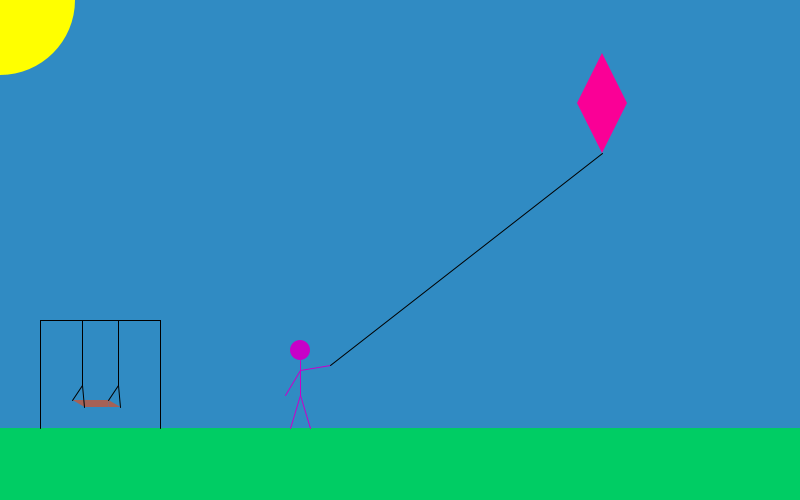
Frame 1 (no input)
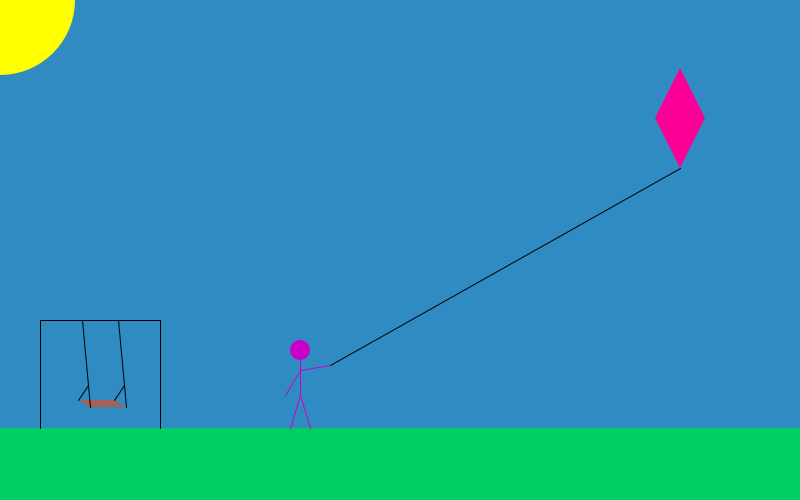
Frame 60 (the mouse pressed at the canvas centre just before this capture)
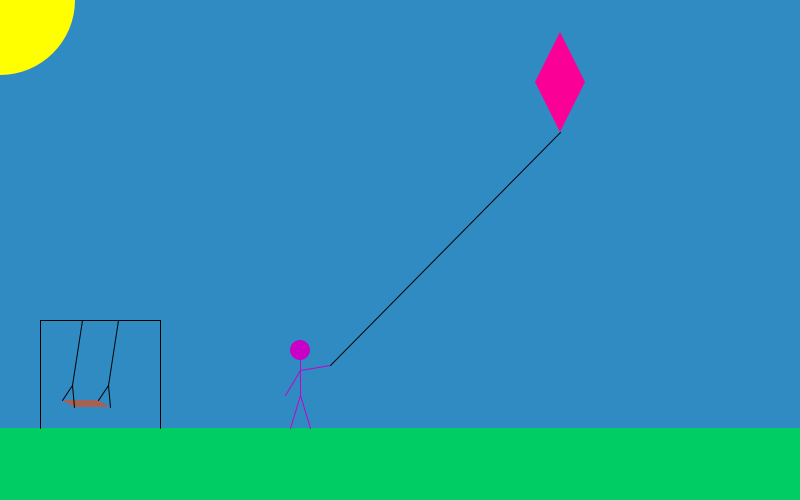
Frame 120 (the mouse held since frame 60 and released just before this capture)

The Processing sketch that drew these frames (run headless with seeded random() and noise(); from frame 60 on, the mouse is pressed at the canvas centre):

// Processing sketch: kiteanimation
// ── kiteanimation.pde

int xposa=600;
int ypos1a=50;
int ypos2a=150;
int xposb=575;
int yposb=100;
int xposc=625;
int yposc=100;

int speedx=2;
int speedy=3;

float swingxa=82;
float swingxb=118;

float sideswing=.5;

float sub1a=72;
float sub1b=84;
float sub2a=108;
float sub2b=120;

void setup() {
  
  size(800,500);
  
 }
  
  
  
void draw() {
  
  background(48, 139, 195);
  
  xposa=xposa+speedx;
  ypos1a=ypos1a+speedy;
  ypos2a=ypos2a+speedy;
  xposb=xposb+speedx;
  yposb=yposb+speedy;
  xposc=xposc+speedx;
  yposc=yposc+speedy;
  
  if (xposa>=700 || xposa<=500){
    speedx=-speedx;
  }
  
  if (ypos1a<=25 || ypos2a>=185){
    speedy=-speedy;
  }
  
  
  
  swingxa=swingxa+sideswing;
  swingxb=swingxb+sideswing;
  
  sub1a=sub1a+sideswing;
  sub1b=sub1b+sideswing;
  sub2a=sub2a+sideswing;
  sub2b=sub2b+sideswing;
  
  if (swingxa<=65 || swingxa>=100){
    sideswing=-sideswing;
  }
  

  
  
  
  //ground
  noStroke();
  fill(0, 205, 100);
  rect(0, 428, 800, 72);
  
  //sun
  fill(255, 255, 0);
  ellipse(0, 0, 150, 150);
  
  //swing
    //frame
    stroke(0);
    line(40, 428, 40, 320);
    line(40, 320, 160, 320);
    line(160, 428, 160, 320);
    //seat  
    noStroke();
    fill(165, 97, 86);
    triangle(sub1a, 400, sub1b, 407, sub1b, 400);
    rect(sub1b, 400, 24, 7);
    triangle(sub2a, 400, sub2a, 407, sub2b, 407);
    //ropes
    stroke(0);
    line(82, 320, swingxa, 385);
    line(118, 320, swingxb, 385);
    //left subropes
    line(swingxa, 385, sub1a, 400);
    line(swingxa, 385, sub1b, 407);
    //right subropes
    line(swingxb, 385, sub2a, 400);
    line(swingxb, 385, sub2b, 407);
    
    
   
  //head
  noStroke();
  fill(200, 0, 200);
  ellipse(300, 350, 20, 20);
  
  //body
  stroke(200, 0, 200);
  line(300, 360, 300, 395);
  
  //feet
  line(300, 395, 310, 428);
  line(300, 395, 290, 428);
  
  //arms
  line(300, 370, 330, 365);
  line(300, 370, 285, 395);
  
  //kite
  noStroke();
  fill(250, 0, 150);
  triangle(xposa, ypos1a, xposb, yposb, xposc, yposc);
  triangle(xposa, ypos2a, xposb, yposb, xposc, yposc);
   
  //kite string
  stroke(0);
  line(xposa, ypos2a, 330, 365);
  
  
 
  
  
  
  
  
  
  }
